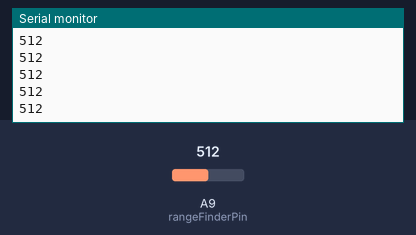
The sketch below on a simulated Arduino Mega 2560, built with avr-gcc and run on an emulated ATmega2560. Parts: the last lines printed to the serial monitor. Inputs (shaded band) come from the test bench; at power-on: A9 (rangeFinderPin) = 512.

Above: at 1.2 s.
1.3 s: A9 (rangeFinderPin) set to 716
At 2.1 s:
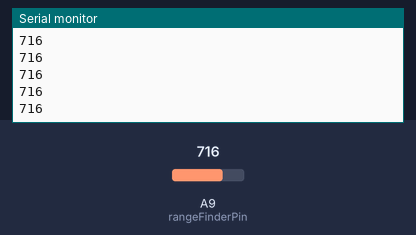
2.8 s: A9 (rangeFinderPin) set to 900
At 3.5 s:
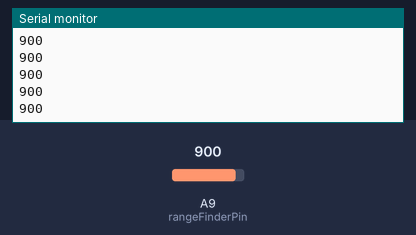
Timing chart, 0 to 5.8 s (numbered marks = the images above; inputs shaded):
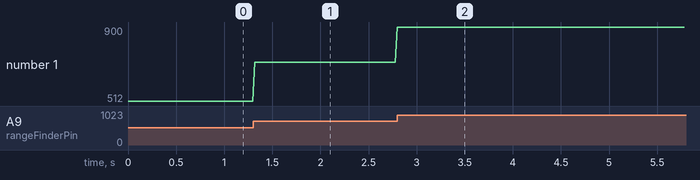

The sketch:

rangeFinderV1.ino
```cpp
const int rangeFinderPin = A9;
int range = 0;

void setup(){

	Serial.begin(9600);
}

void loop(){

	range = analogRead(rangeFinderPin);
	//Serial.print("AnalogReading: ");
	Serial.println(range);
	delay(20);
} 
```

Measured:
- after the input at 1.3 s, the serial monitor: prints a new line at once (image 1)
- after the input at 2.8 s, the serial monitor: prints a new line at once (image 2)
- plotted number 1: 512 → 716 after the input at 1.3 s, 716 → 900 after the input at 2.8 s
